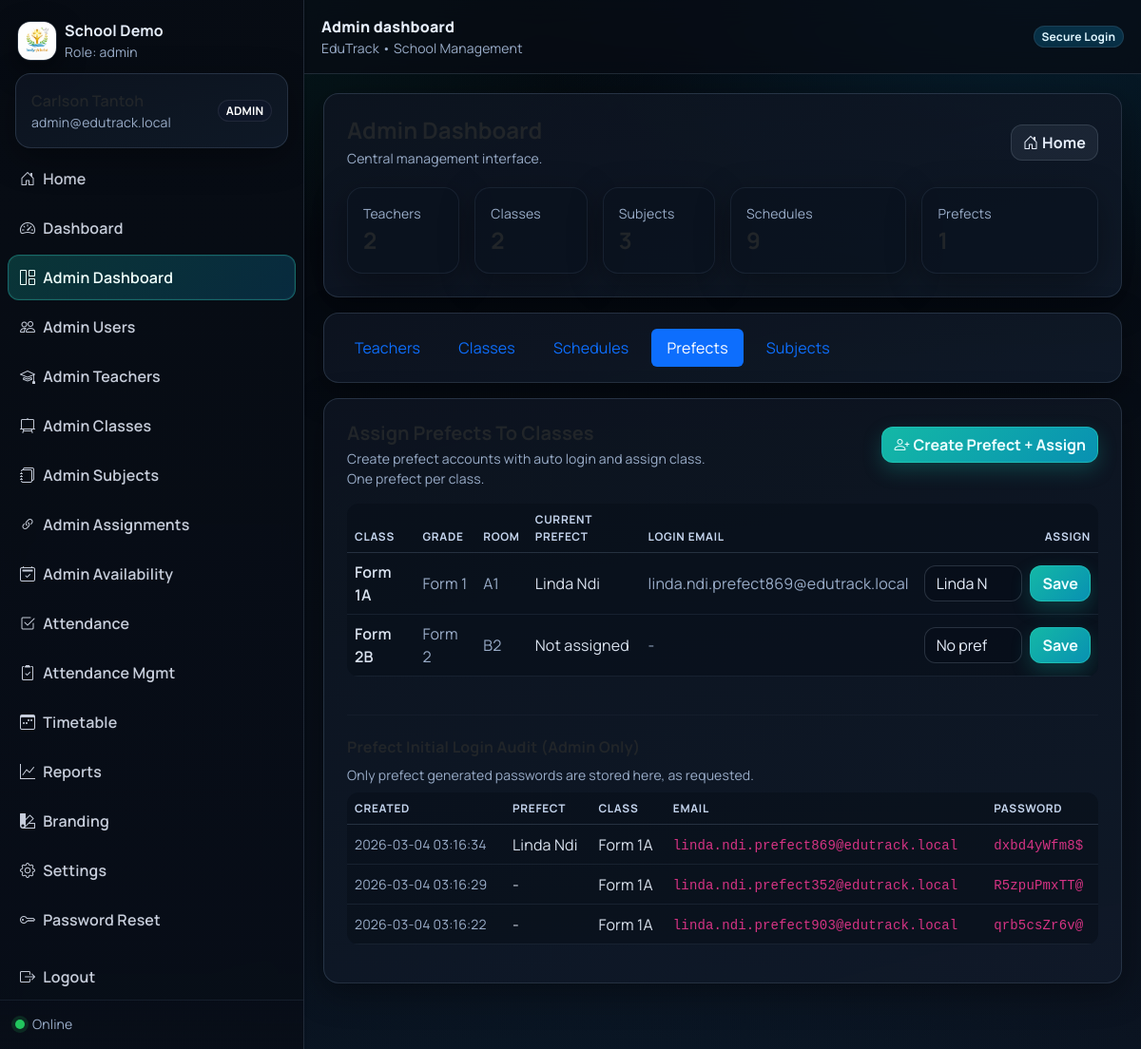
Screenshot of /public/index.php?page=admin_dashboard&tab=prefects (signed in) with the database file from the repository.
### tables this page shows
CREATE TABLE `school_settings` (
  `id` int(11) NOT NULL DEFAULT 1,
  `school_name` varchar(190) NOT NULL DEFAULT 'EduTrack School',
  `logo_path` varchar(255) DEFAULT NULL,
  `watermark_path` varchar(255) DEFAULT NULL,
  `currency` varchar(10) NOT NULL DEFAULT 'XAF',
  `timezone` varchar(60) NOT NULL DEFAULT 'Africa/Douala',
  `updated_at` timestamp NOT NULL DEFAULT current_timestamp() ON UPDATE current_timestamp()
);

CREATE TABLE `classes` (
  `id` int(11) NOT NULL,
  `name` varchar(80) NOT NULL,
  `grade_level` varchar(40) DEFAULT NULL,
  `room_number` varchar(40) DEFAULT NULL,
  `class_master_user_id` int(11) DEFAULT NULL,
  `prefect_user_id` int(11) DEFAULT NULL
);

CREATE TABLE `users` (
  `id` int(11) NOT NULL,
  `full_name` varchar(120) NOT NULL,
  `email` varchar(190) NOT NULL,
  `password_hash` varchar(255) NOT NULL,
  `role` enum('admin','principal','prefect','teacher') NOT NULL,
  `is_active` tinyint(1) NOT NULL DEFAULT 1,
  `created_at` timestamp NOT NULL DEFAULT current_timestamp()
);

CREATE TABLE `prefect_password_audit` (
  `id` bigint(20) NOT NULL,
  `prefect_user_id` int(11) NOT NULL,
  `class_id` int(11) NOT NULL,
  `email` varchar(190) NOT NULL,
  `plain_password` varchar(120) NOT NULL,
  `created_by_user_id` int(11) NOT NULL,
  `created_at` timestamp NOT NULL DEFAULT current_timestamp()
);

### public/index.php (called while the page is built, shortened)
<?php
require_once __DIR__ . '/../app/db.php';
require_once __DIR__ . '/../app/auth.php';
include __DIR__ . '/../app/layout/header.php';
include __DIR__ . '/../app/layout/sidebar.php';
include __DIR__ . '/../app/pages/' . $page . '.php';
include __DIR__ . '/../app/layout/footer.php';

### app/db.php (called while the page is built, shortened)
<?php
function db(): PDO {
  static $pdo = null;
  if ($pdo) return $pdo;
  $dsn = 'mysql:host=' . DB_HOST . ';dbname=' . DB_NAME . ';charset=utf8mb4';
  $pdo = new PDO($dsn, DB_USER, DB_PASS, [
    PDO::ATTR_ERRMODE => PDO::ERRMODE_EXCEPTION,
    PDO::ATTR_DEFAULT_FETCH_MODE => PDO::FETCH_ASSOC,
  ]);
  return $pdo;
}

### app/auth.php (called while the page is built, shortened)
<?php
require_once __DIR__ . '/db.php';
function current_user(): ?array {
  return $_SESSION['user'] ?? null;
}

### app/pages/admin_dashboard.php (the view, shortened to what this page needs)
<?php
$tab = (string)($_GET['tab'] ?? 'teachers');
$stats = [
  'teachers' => (int)db()->query("SELECT COUNT(*) c FROM users WHERE role='teacher'")->fetch()['c'],
  'classes' => (int)db()->query("SELECT COUNT(*) c FROM classes")->fetch()['c'],
  'subjects' => (int)db()->query("SELECT COUNT(*) c FROM subjects WHERE is_active=1")->fetch()['c'],
  'schedules' => (int)db()->query("SELECT COUNT(*) c FROM timetable_entries")->fetch()['c'],
  'prefects' => (int)db()->query("SELECT COUNT(*) c FROM users WHERE role='prefect'")->fetch()['c'],
];
?>
<div class="row g-3">
  <div class="col-12">
    <div class="card card-soft">
      <div class="card-body p-4">
        <div class="d-flex align-items-center justify-content-between flex-wrap gap-2">
          <div>
            <div class="h4 fw-bold mb-1">Admin Dashboard</div>
            <div class="text-muted small">Central management interface.</div>
          </div>
          <a class="btn btn-soft" href="<?= BASE_URL ?>/index.php?page=home"><i class="bi bi-house-door me-1"></i>Home</a>
        </div>
        <div class="row g-3 mt-1">
          <div class="col-md-2"><div class="card card-soft"><div class="card-body py-3"><div class="text-muted small">Teachers</div><div class="fw-bold fs-4"><?= $stats['teachers'] ?></div></div></div></div>
          <div class="col-md-2"><div class="card card-soft"><div class="card-body py-3"><div class="text-muted small">Classes</div><div class="fw-bold fs-4"><?= $stats['classes'] ?></div></div></div></div>
          <div class="col-md-2"><div class="card card-soft"><div class="card-body py-3"><div class="text-muted small">Subjects</div><div class="fw-bold fs-4"><?= $stats['subjects'] ?></div></div></div></div>
          <div class="col-md-3"><div class="card card-soft"><div class="card-body py-3"><div class="text-muted small">Schedules</div><div class="fw-bold fs-4"><?= $stats['schedules'] ?></div></div></div></div>
          <div class="col-md-3"><div class="card card-soft"><div class="card-body py-3"><div class="text-muted small">Prefects</div><div class="fw-bold fs-4"><?= $stats['prefects'] ?></div></div></div></div>
        </div>
      </div>
    </div>
  </div>
  <div class="col-12">
    <div class="card card-soft">
      <div class="card-body p-3">
        <div class="nav nav-pills gap-2">
          <a class="nav-link <?= $tab === 'teachers' ? 'active' : '' ?>" href="<?= BASE_URL ?>/index.php?page=admin_dashboard&tab=teachers">Teachers</a>
          <a class="nav-link <?= $tab === 'classes' ? 'active' : '' ?>" href="<?= BASE_URL ?>/index.php?page=admin_dashboard&tab=classes">Classes</a>
          <a class="nav-link <?= $tab === 'schedules' ? 'active' : '' ?>" href="<?= BASE_URL ?>/index.php?page=admin_dashboard&tab=schedules">Schedules</a>
          <a class="nav-link <?= $tab === 'prefects' ? 'active' : '' ?>" href="<?= BASE_URL ?>/index.php?page=admin_dashboard&tab=prefects">Prefects</a>
          <a class="nav-link <?= $tab === 'subjects' ? 'active' : '' ?>" href="<?= BASE_URL ?>/index.php?page=admin_dashboard&tab=subjects">Subjects</a>
        </div>
      </div>
    </div>
  </div>
  <div class="col-12">
    <?php if ($tab === 'teachers'): ?>
      <?php include __DIR__ . '/admin_teachers.php'; ?>
      <div class="mt-3">
        <?php include __DIR__ . '/admin_assignments.php'; ?>
      </div>
    <?php elseif ($tab === 'prefects'): ?>
      <?php
        $prefects = db()->query("SELECT id, full_name FROM users WHERE role='prefect' AND is_active=1 ORDER BY full_name")->fetchAll();
        $classes = db()->query("
          SELECT c.id, c.name, c.grade_level, c.room_number, c.prefect_user_id, u.full_name AS prefect_name, u.email AS prefect_email
          FROM classes c
          LEFT JOIN users u ON u.id = c.prefect_user_id
          ORDER BY c.name
        ")->fetchAll();
        $auditRows = db()->query("
          SELECT a.created_at, a.email, a.plain_password, c.name class_name, u.full_name prefect_name
          FROM prefect_password_audit a
          LEFT JOIN classes c ON c.id = a.class_id
          LEFT JOIN users u ON u.id = a.prefect_user_id
          ORDER BY a.id DESC
          LIMIT 20
        ")->fetchAll();
      ?>
      <div class="card card-soft">
        <div class="card-body p-4">
          <div class="d-flex align-items-center justify-content-between flex-wrap gap-2">
            <div>
              <div class="h5 fw-bold mb-1">Assign Prefects To Classes</div>
              <div class="text-muted small">Create prefect accounts with auto login and assign class.</div>
            </div>
            <button class="btn btn-primary" data-bs-toggle="modal" data-bs-target="#modalCreatePrefect">
              <i class="bi bi-person-plus me-1"></i>Create Prefect + Assign
            </button>
          </div>
          <div class="text-muted small">One prefect per class.</div>
          <div class="table-responsive mt-3">
            <table class="table table-dark table-hover align-middle">
              <thead class="text-muted">
                <tr><th>Class</th><th>Grade</th><th>Room</th><th>Current Prefect</th><th>Login Email</th><th class="text-end">Assign</th></tr>
              </thead>
              <tbody>
                <?php foreach ($classes as $c): ?>
                <tr>
                  <td class="fw-semibold"><?= htmlspecialchars($c['name']) ?></td>
                  <td class="text-muted"><?= htmlspecialchars($c['grade_level'] ?? '-') ?></td>
                  <td class="text-muted"><?= htmlspecialchars($c['room_number'] ?? '-') ?></td>
                  <td><?= htmlspecialchars($c['prefect_name'] ?? 'Not assigned') ?></td>
                  <td class="text-muted"><?= htmlspecialchars($c['prefect_email'] ?? '-') ?></td>
                  <td class="text-end">
                    <form class="d-flex gap-2 justify-content-end" data-api="<?= BASE_URL ?>/app/api/prefect_assign.php">
                      <select class="form-select" style="max-width:260px" name="prefect_user_id">
                        <option value="">No prefect</option>
                        <?php foreach ($prefects as $p): ?>
                          <option value="<?= (int)$p['id'] ?>" <?= ((int)$c['prefect_user_id'] === (int)$p['id']) ? 'selected' : '' ?>>
                            <?= htmlspecialchars($p['full_name']) ?>
                          </option>
                        <?php endforeach; ?>
                      </select>
                      <button class="btn btn-primary" type="submit">Save</button>
                    </form>
                  </td>
                </tr>
                <?php endforeach; ?>
              </tbody>
            </table>
          </div>
          <hr class="sep my-4">
          <div class="h6 fw-bold mb-2">Prefect Initial Login Audit (Admin Only)</div>
          <div class="text-muted small mb-2">Only prefect generated passwords are stored here, as requested.</div>
          <div class="table-responsive">
            <table class="table table-dark table-hover align-middle">
              <thead class="text-muted">
                <tr><th>Created</th><th>Prefect</th><th>Class</th><th>Email</th><th>Password</th></tr>
              </thead>
              <tbody>
                <?php foreach ($auditRows as $a): ?>
                  <tr>
                    <td class="text-muted small"><?= htmlspecialchars($a['created_at']) ?></td>
                    <td><?= htmlspecialchars($a['prefect_name'] ?? '-') ?></td>
                    <td><?= htmlspecialchars($a['class_name'] ?? '-') ?></td>
                    <td><code><?= htmlspecialchars($a['email']) ?></code></td>
                    <td><code><?= htmlspecialchars($a['plain_password']) ?></code></td>
                  </tr>
                <?php endforeach; ?>
              </tbody>
            </table>
          </div>
        </div>
      </div>
    <?php else: ?>
      <?php include __DIR__ . '/admin_subjects.php'; ?>
    <?php endif; ?>
  </div>
</div>

### app/layout/sidebar.php (shortened to what this page needs)
<?php
$u = current_user();
$role = $u['role'] ?? 'guest';
$page = $_GET['page'] ?? 'dashboard';
$menus = [
  'admin' => [
    ['Home','home','bi-house-door'],
    ['Dashboard','dashboard','bi-speedometer2'],
    ['Admin Dashboard','admin_dashboard','bi-grid-1x2'],
    ['Admin Users','admin_users','bi-people'],
    ['Admin Teachers','admin_teachers','bi-mortarboard'],
    ['Admin Classes','admin_classes','bi-easel2'],
    ['Admin Subjects','admin_subjects','bi-journals'],
    ['Admin Assignments','admin_assignments','bi-link-45deg'],
    ['Admin Availability','admin_availability','bi-calendar2-check'],
    ['Attendance','attendance','bi-check2-square'],
    ['Attendance Mgmt','attendance_management','bi-clipboard2-check'],
    ['Timetable','timetable','bi-calendar3-week'],
    ['Reports','reports','bi-graph-up'],
    ['Branding','branding','bi-palette2'],
    ['Settings','settings','bi-gear'],
    ['Password Reset','password_reset','bi-key']
  ],
  'principal' => [
    ['Home','home','bi-house-door'],
    ['Dashboard','dashboard','bi-speedometer2'],
    ['Teachers','admin_teachers','bi-mortarboard'],
    ['Attendance Validation','attendance','bi-shield-check'],
    ['Attendance Mgmt','attendance_management','bi-clipboard2-check'],
    ['Timetable','timetable','bi-calendar3-week'],
    ['Reports','reports','bi-graph-up'],
  ],
  'teacher' => [
    ['Home','home','bi-house-door'],
    ['Dashboard','dashboard','bi-speedometer2'],
    ['Teacher Portal','teacher_portal','bi-person-lines-fill'],
    ['My Timetable','timetable','bi-calendar3-week'],
    ['My Reports','reports','bi-file-earmark-text'],
  ],
  'prefect' => [
    ['Home','home','bi-house-door'],
    ['Record Attendance','attendance','bi-check2-square'],
    ['Class Timetable','timetable','bi-calendar3-week'],
  ],
];
$links = $menus[$role] ?? [];
$settings = db()->query("SELECT * FROM school_settings WHERE id=1")->fetch() ?: [
  'school_name' => APP_NAME,
  'logo_path' => null,
  'currency' => 'XAF',
  'timezone' => 'Africa/Douala',
];
$logo = $settings['logo_path']
  ? (BASE_URL . '/' . ltrim((string)$settings['logo_path'], '/'))
  : (BASE_URL . '/assets/img/logo.svg');
?>
<nav class="sidebar shadow-sm">
  <div class="sidebar-brand d-flex align-items-center gap-2">
    <img src="<?= htmlspecialchars($logo) ?>" alt="logo" style="width:42px;height:42px;border-radius:14px;">
    <div>
      <div class="fw-bold"><?= htmlspecialchars($settings['school_name'] ?? APP_NAME) ?></div>
      <div class="text-muted small">Role: <?= htmlspecialchars($role) ?></div>
    </div>
  </div>
  <?php if ($u): ?>
  <div class="px-3 pb-2">
    <div class="card card-soft">
      <div class="card-body py-3">
        <div class="d-flex align-items-center justify-content-between">
          <div>
            <div class="fw-semibold"><?= htmlspecialchars($u['full_name']) ?></div>
            <div class="text-muted small"><?= htmlspecialchars($u['email']) ?></div>
          </div>
          <span class="badge rounded-pill text-bg-dark"><?= strtoupper(htmlspecialchars($role)) ?></span>
        </div>
      </div>
    </div>
  </div>
  <?php endif; ?>
  <div class="px-2">
    <div class="nav flex-column nav-pills gap-1">
      <?php foreach ($links as [$label,$p,$icon]): ?>
        <a class="nav-link <?= ($page === $p) ? 'active' : '' ?>"
           href="<?= BASE_URL ?>/index.php?page=<?= $p ?>">
          <i class="bi <?= $icon ?> me-2"></i><?= htmlspecialchars($label) ?>
        </a>
      <?php endforeach; ?>
      <?php if ($u): ?>
        <a class="nav-link mt-2" href="<?= BASE_URL ?>/index.php?page=logout">
          <i class="bi bi-box-arrow-right me-2"></i>Logout
        </a>
      <?php endif; ?>
    </div>
  </div>
  <div class="sidebar-footer px-3">
    <div id="netStatus" class="small text-muted d-flex align-items-center gap-2">
      <span class="status-dot"></span>
      <span>Checking connection...</span>
    </div>
  </div>
</nav>
<main class="main">
  <header class="topbar">
    <div class="d-flex align-items-center justify-content-between gap-3">
      <div class="d-flex align-items-center gap-2">
        <div>
          <div class="fw-bold"><?= htmlspecialchars(ucfirst(str_replace('_',' ', $page))) ?></div>
          <div class="text-muted small"><?= APP_NAME ?> • School Management</div>
        </div>
      </div>
      <div class="d-flex align-items-center gap-2">
        <span class="badge rounded-pill text-bg-secondary d-none d-md-inline">Secure Login</span>
      </div>
    </div>
  </header>
  <section class="content container-fluid">

### rows the page displays
school_settings: logo_path (picture), school_name "School Demo"
classes: name "Form 1A", grade_level "Form 1", room_number "A1", prefect_user.full_name "Linda Ndi", prefect_user.email "linda.ndi.prefect869@edutrack.local", prefect_user_id "Linda Ndi"
classes: name "Form 2B", grade_level "Form 2", room_number "B2", prefect_name "Not assigned", prefect_email "-"
prefect_password_audit: created_at "2026-03-04 03:16:34", users.full_name "Linda Ndi", class.name "Form 1A", email "linda.ndi.prefect869@edutrack.local", plain_password "dxbd4yWfm8$"
prefect_password_audit: created_at "2026-03-04 03:16:29", prefect_name "-", class.name "Form 1A", email "linda.ndi.prefect352@edutrack.local", plain_password "R5zpuPmxTT@"
prefect_password_audit: created_at "2026-03-04 03:16:22", prefect_name "-", class.name "Form 1A", email "linda.ndi.prefect903@edutrack.local", plain_password "qrb5csZr6v@"

### other values shown
$role "admin"
$u['email'] "admin@edutrack.local"
$role "ADMIN"
$label "Home"
$label "Dashboard"
$label "Admin Dashboard"
$label "Admin Users"
$label "Admin Teachers"
$label "Admin Classes"
$label "Admin Subjects"
$label "Admin Assignments"
$label "Admin Availability"
$label "Attendance"
$label "Attendance Mgmt"
$label "Timetable"
